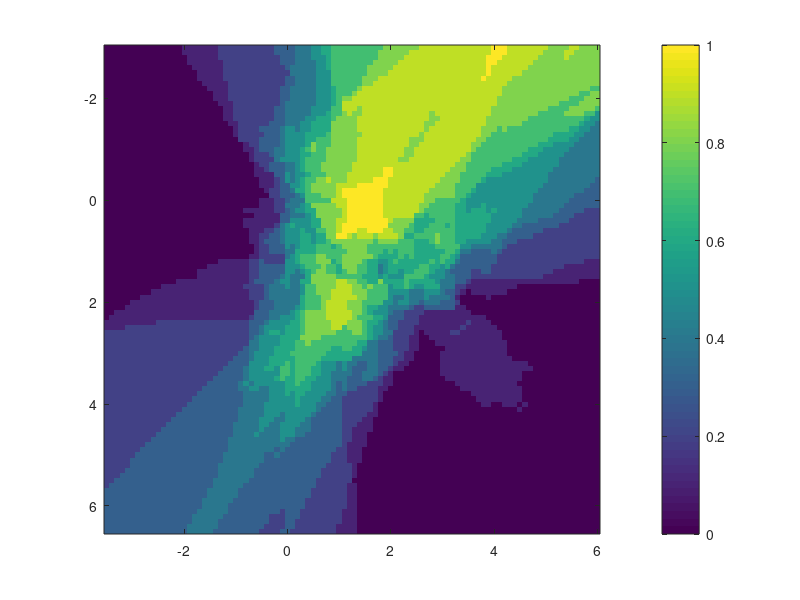

This chart was generated by the following MATLAB code:
load data_knnSimulation;

% num_data_pts = size(Xtrain, 1);
% num_classes = size(unique(ytrain(:, 1)), 1);

% points on grid
x_vals = -3.5 : 0.1 : 6;
y_vals = -3 : 0.1 : 6.5;

% value of k for k-nearest neighbors
k = 10;

% initialize probability vectors to 0
prob_class_1 = zeros(length(x_vals), length(y_vals));
prob_class_2 = zeros(length(x_vals), length(y_vals));
prob_class_3 = zeros(length(x_vals), length(y_vals));

for x_idx = 1:length(x_vals)
    
    for y_idx = 1:length(y_vals)        
        
        % difference vectors
        temp = Xtrain - [x_vals(1, x_idx) y_vals(1, y_idx)];

        % distances squared of current point from each point
        distances_sq = sum(temp .* temp, 2);

        % get the indices sorted according to distance squared
        [sorted_dist_sq, sorted_idx] = sort(distances_sq, 'ascend');

        % labels of k nearest neighbors of current data point
        neighbors = ytrain(sorted_idx(1:k, 1), 1);

        % probability of being class i = num class i neighbors/k
        prob_class_1(x_idx, y_idx) = sum(neighbors==1) / k;
        prob_class_2(x_idx, y_idx) = sum(neighbors==2) / k;
        prob_class_3(x_idx, y_idx) = sum(neighbors==3) / k;
        
    end
    
end

imagesc([-3.5 6], [-3 6.5], prob_class_3);
colorbar



